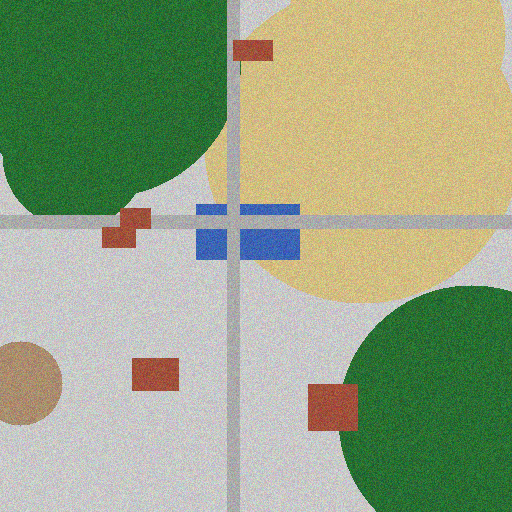
#> input picture data/mock/loveda/test/urban/images/loveda_test_urban_000.png, 512 x 512 px; its folder holds only this picture in this run
$ python run_eda.py
#> lines starting #> are read from the running program, lines starting #| are printed output that depends on the picture; after the words box and inside, x2 and y2 are one past the last pixel; in counts of white or black regions, pixels touching at a corner belong together
"""EDA agent: compute dataset statistics from train splits only.

Outputs experiments/eda/dataset_stats.json consumed by all downstream agents.
"""
from __future__ import annotations

import json
from pathlib import Path

import numpy as np
from PIL import Image

ROOT = Path(__file__).resolve().parents[1]
MOCK = ROOT / "data" / "mock"
OUT = ROOT / "experiments" / "eda" / "dataset_stats.json"
STATUS = ROOT / "status.json"

ISPRS_CLASS_NAMES = [
    "impervious_surface",
    "building",
    "low_vegetation",
    "tree",
    "car",
    "background",
]
ISPRS_PALETTE = {
    (255, 255, 255): 0,
    (0, 0, 255): 1,
    (0, 255, 255): 2,
    (0, 255, 0): 3,
    (255, 255, 0): 4,
    (255, 0, 0): 5,
}
LOVEDA_PALETTE = {
    (255, 255, 255): 0,  # background
    (255, 0, 0): 1,      # building
    (255, 255, 0): 2,    # road
    (0, 0, 255): 3,      # water
    (159, 129, 183): 4,  # barren
    (0, 255, 0): 5,      # forest
    (255, 195, 128): 6,  # agriculture
}
LOVEDA_CLASS_NAMES = [
    "background",
    "building",
    "road",
    "water",
    "barren",
    "forest",
    "agriculture",
]

TILE_SIZE = 512


def list_images(folder: Path) -> list[Path]:
    return sorted([p for p in folder.iterdir() if p.suffix.lower() in {".png", ".jpg", ".jpeg", ".tif", ".tiff"}])


def rgb_to_labels(mask_rgb: np.ndarray, palette: dict) -> np.ndarray:
    h, w, _ = mask_rgb.shape
    out = np.full((h, w), 255, dtype=np.uint8)
    for rgb, idx in palette.items():
        m = np.all(mask_rgb == np.array(rgb, dtype=np.uint8), axis=-1)
        out[m] = idx
    return out


def compute_split(images_dir: Path, masks_dir: Path, num_classes: int, mask_kind: str):
    """Return (pixel_mean, pixel_std, class_counts, n_images, total_pixels)."""
    img_paths = list_images(images_dir)
    mask_paths = list_images(masks_dir)
    assert len(img_paths) == len(mask_paths), f"image/mask count mismatch in {images_dir}"

    # Welford-like accumulators per channel
    sum_c = np.zeros(3, dtype=np.float64)
    sumsq_c = np.zeros(3, dtype=np.float64)
    n_pixels = 0
    class_counts = np.zeros(num_classes, dtype=np.int64)

    for ip, mp in zip(img_paths, mask_paths):
        img = np.asarray(Image.open(ip).convert("RGB"), dtype=np.float64) / 255.0
        h, w, _ = img.shape
        sum_c += img.reshape(-1, 3).sum(axis=0)
        sumsq_c += (img.reshape(-1, 3) ** 2).sum(axis=0)
        n_pixels += h * w

        mask_img = Image.open(mp)
        if mask_kind == "isprs":
            labels = rgb_to_labels(np.asarray(mask_img.convert("RGB"), dtype=np.uint8), ISPRS_PALETTE)
        elif mask_kind == "loveda":
            labels = rgb_to_labels(np.asarray(mask_img.convert("RGB"), dtype=np.uint8), LOVEDA_PALETTE)
        else:
            labels = np.asarray(mask_img, dtype=np.int64)
            if labels.ndim == 3:
                labels = labels[..., 0]
        valid = labels < num_classes
        binc = np.bincount(labels[valid].ravel(), minlength=num_classes)
        class_counts += binc[:num_classes]

    mean = sum_c / n_pixels
    var = sumsq_c / n_pixels - mean ** 2
    std = np.sqrt(np.maximum(var, 0.0))
    return mean, std, class_counts, len(img_paths)


def estimate_tiles(images_dir: Path, tile_size: int) -> int:
    total = 0
    for p in list_images(images_dir):
        with Image.open(p) as im:
            w, h = im.size
        total += max(1, (h // tile_size)) * max(1, (w // tile_size))
    return total


def class_weights_inverse_freq(counts: np.ndarray) -> list[float]:
    counts = counts.astype(np.float64)
    counts = np.where(counts == 0, 1.0, counts)
    freq = counts / counts.sum()
    w = 1.0 / freq
    w = w / w.mean()  # normalize so mean weight == 1
    return [float(x) for x in w]


def build_entry(name: str, splits: dict[str, tuple[Path, Path]], class_names: list[str], mask_kind: str) -> dict:
    num_classes = len(class_names)
    train_imgs, train_masks = splits["train"]
    mean, std, counts, _ = compute_split(train_imgs, train_masks, num_classes, mask_kind)

    distribution_pct = (counts / counts.sum()).tolist()
    weights = class_weights_inverse_freq(counts)

    return {
        "num_classes": num_classes,
        "in_channels": 3,
        "class_names": class_names,
        "class_weights": weights,
        "pixel_mean": [float(x) for x in mean],
        "pixel_std": [float(x) for x in std],
        "tile_size": TILE_SIZE,
        "estimated_train_tiles": estimate_tiles(splits["train"][0], TILE_SIZE),
        "estimated_val_tiles": estimate_tiles(splits["val"][0], TILE_SIZE),
        "estimated_test_tiles": estimate_tiles(splits["test"][0], TILE_SIZE),
        "class_distribution": {cn: float(p) for cn, p in zip(class_names, distribution_pct)},
    }


def vaihingen_splits() -> dict[str, tuple[Path, Path]]:
    base = MOCK / "vaihingen"
    return {s: (base / s / "images", base / s / "masks") for s in ("train", "val", "test")}


def potsdam_splits() -> dict[str, tuple[Path, Path]]:
    base = MOCK / "potsdam"
    return {s: (base / s / "images", base / s / "masks") for s in ("train", "val", "test")}


def loveda_splits() -> dict[str, tuple[Path, Path]]:
    base = MOCK / "loveda"
    # mock is "urban" domain only
    return {s: (base / s / "urban" / "images", base / s / "urban" / "masks") for s in ("train", "val", "test")}


def main() -> None:
    stats = {
        "vaihingen": build_entry("vaihingen", vaihingen_splits(), ISPRS_CLASS_NAMES, "isprs"),
        "potsdam": build_entry("potsdam", potsdam_splits(), ISPRS_CLASS_NAMES, "isprs"),
        "loveda": build_entry("loveda", loveda_splits(), LOVEDA_CLASS_NAMES, "loveda"),
    }
#> in compute_split, `sum_c += img.reshape(-1, 3).sum(axis=0)`: sum_c = [154886, 168780.1, 134652.5]
#> in compute_split, `sumsq_c += (img.reshape(-1, 3) ** 2).sum(axis=0)`: sumsq_c = [114563.4, 116449.6, 85281.1]
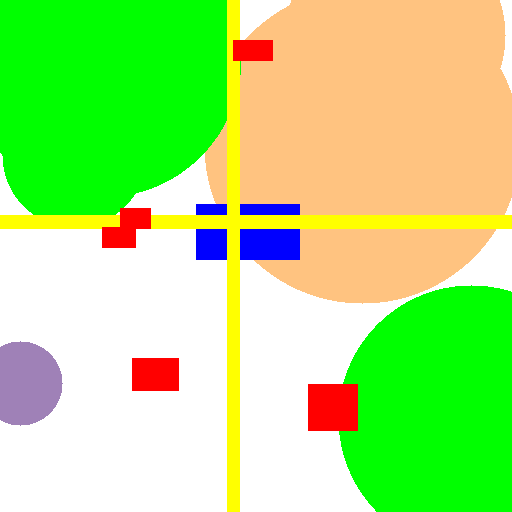
#> input picture data/mock/loveda/test/urban/masks/loveda_test_urban_000.png, 512 x 512 px
#> in compute_split, mask_img is the input picture: PIL image 512x512 RGB; mean R, G, B 174.7, 227.5, 127
#> the loop in rgb_to_labels, `for rgb, idx in palette.items():` made 6 passes
#> pass 1, in rgb_to_labels, `m = np.all(mask_rgb == np.array(rgb, dtype=np.uint8), axis=-1)`:
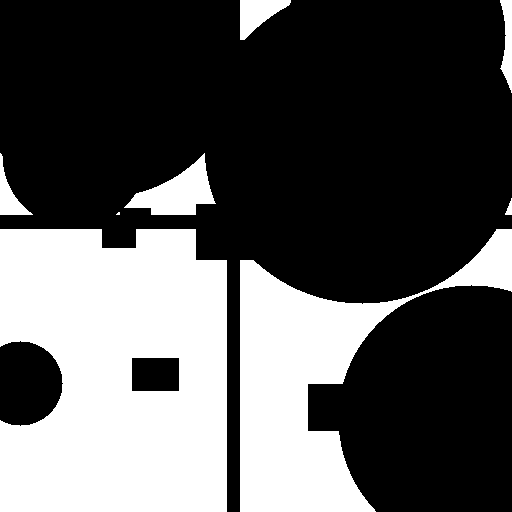
#> m: shape (512, 512) bool; 34% white; 8 white regions (1 under 20 px), largest, box (x1, y1, x2, y2) and area: (0, 229, 227, 512) 56674, (240, 229, 512, 512) 27085, (124, 153, 216, 215) 2659
#> after the loop in rgb_to_labels, `for rgb, idx in palette.items():`:
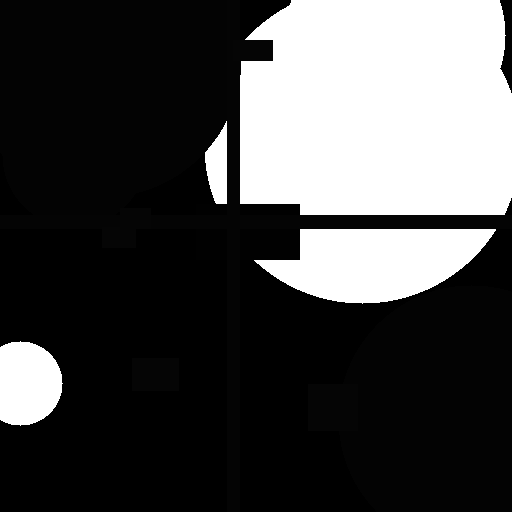
#> out: shape (512, 512); min 0, max 255, mean 72.4
#> in compute_split, `valid = labels < num_classes`:
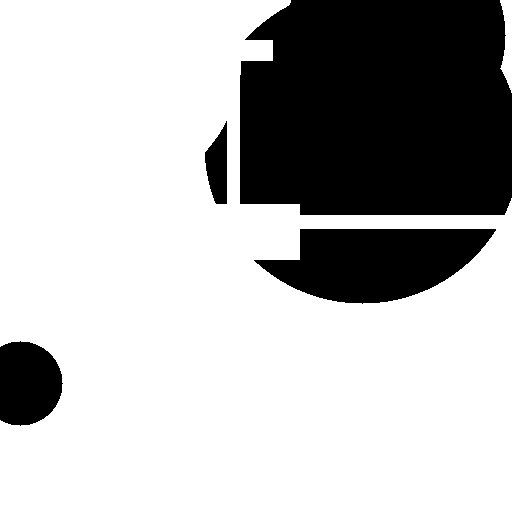
#> valid: shape (512, 512) bool; 72.1% white; 4 black regions, box (x1, y1, x2, y2) and area: (240, 0, 512, 215) 55220, (254, 229, 496, 304) 12246, (0, 341, 63, 426) 4409, (205, 121, 227, 204) 1263
#> in compute_split, `binc = np.bincount(labels[valid].ravel(), minlength=num_classes)`: binc = [89036, 3822, 0, 77049, 13025, 6074]
#> in compute_split, `mean = sum_c / n_pixels`: mean = [0.591, 0.644, 0.514]
#> in compute_split, `var = sumsq_c / n_pixels - mean ** 2`: var = [0.0879, 0.0297, 0.0615]
#> in compute_split, `std = np.sqrt(np.maximum(var, 0.0))`: std = [0.297, 0.172, 0.248]
#> in build_entry, `mean, std, counts, _ = compute_split(train_imgs, train_masks, num_clas..`: mean = [0.591, 0.644, 0.514]; std = [0.297, 0.172, 0.248]; counts = [89036, 3822, 0, 77049, 13025, 6074]
#> in build_entry, `distribution_pct = (counts / counts.sum()).tolist()`: distribution_pct = [0.471, 0.0202, 0, 0.408, 0.0689, 0.0321]
#> in class_weights_inverse_freq, `counts = counts.astype(np.float64)`: counts = [89036, 3822, 0, 77049, 13025, 6074]
#> in class_weights_inverse_freq, `counts = np.where(counts == 0, 1.0, counts)`: counts = [89036, 3822, 1, 77049, 13025, 6074]
#> in class_weights_inverse_freq, `freq = counts / counts.sum()`: freq = [0.471, 0.0202, 5.29e-06, 0.408, 0.0689, 0.0321]
#> in class_weights_inverse_freq, `w = 1.0 / freq`: w = [2.12, 49.45, 189007, 2.45, 14.51, 31.12]
#> in class_weights_inverse_freq, `w = w / w.mean()`: w = [6.74e-05, 0.00157, 6, 7.78e-05, 0.00046, 0.000987]
#> in build_entry, `weights = class_weights_inverse_freq(counts)`: weights has the same summary as w in class_weights_inverse_freq
#> in estimate_tiles, im is the input picture: PIL image 512x512 RGB; mean R, G, B 150.7, 164.2, 131
#> the loop in rgb_to_labels (call 3), `for rgb, idx in palette.items():` made 7 passes
#> pass 2, in rgb_to_labels (call 3), `m = np.all(mask_rgb == np.array(rgb, dtype=np.uint8), axis=-1)`:
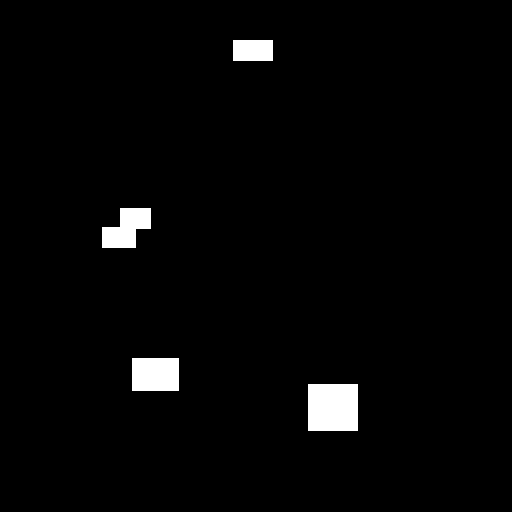
#> m: shape (512, 512) bool; 2.3% white; 4 white regions, box (x1, y1, x2, y2) and area: (308, 384, 358, 431) 2350, (132, 358, 179, 391) 1551, (102, 208, 151, 248) 1333, (233, 40, 273, 61) 840
#> pass 3, in rgb_to_labels (call 3), `m = np.all(mask_rgb == np.array(rgb, dtype=np.uint8), axis=-1)`:
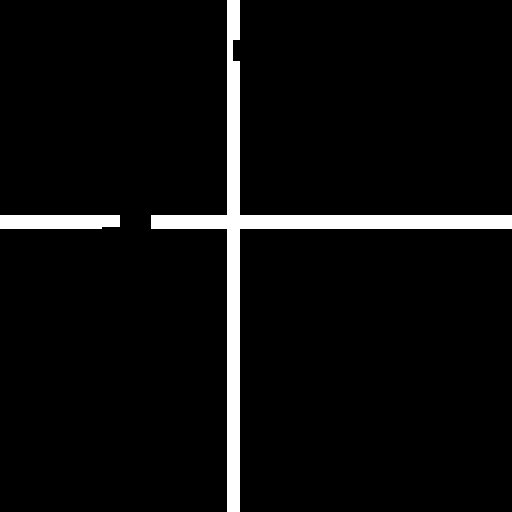
#> m: shape (512, 512) bool; 5% white; 2 white regions, box (x1, y1, x2, y2) and area: (151, 0, 512, 512) 11381, (0, 215, 120, 229) 1644
#> after the loop in rgb_to_labels (call 3), `for rgb, idx in palette.items():`:
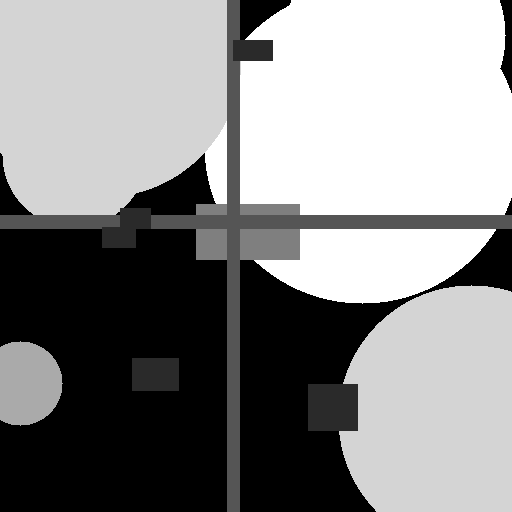
#> out: shape (512, 512); min 0, max 6, mean 3.28; drawn with min black and max white
#> in compute_split (call 3), `valid = labels < num_classes`: valid: shape (512, 512) bool; every value is 1

    OUT.parent.mkdir(parents=True, exist_ok=True)
    with OUT.open("w") as f:
        json.dump(stats, f, indent=2)
    print(f"wrote {OUT}")

    # Update status
#> (the run stopped early here; a loop or call above may not have finished)
